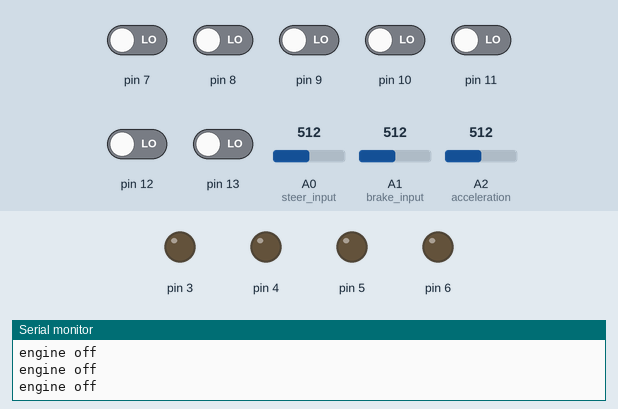
Simulated run of this sketch. Board: Arduino Uno, built with avr-gcc and run on an emulated ATmega328P. On the bench: output pins drawn as LEDs (lit = HIGH), the last lines printed to the serial monitor. Dashed ring = blinking. The test bench sets the inputs (shaded band); at power-on: pin 7–13 LOW, A0 (steer_input) = 512, A1 (brake_input) = 512, A2 (acceleration) = 512.

Above: at 1.2 s.
1.3 s: pin 13 driven HIGH
3.6 s: pin 10 driven HIGH
At 4.0 s:
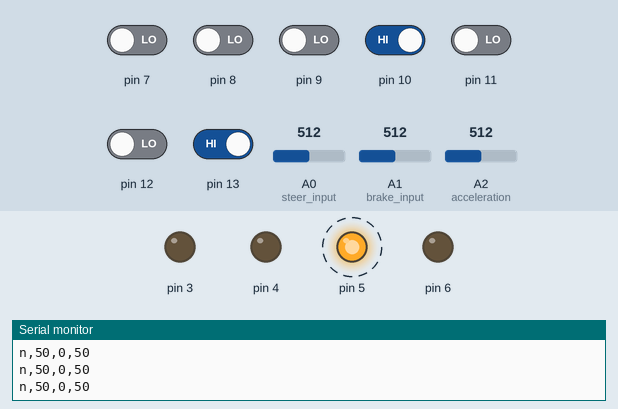
6.6 s: pin 10 driven LOW
At 7.2 s:
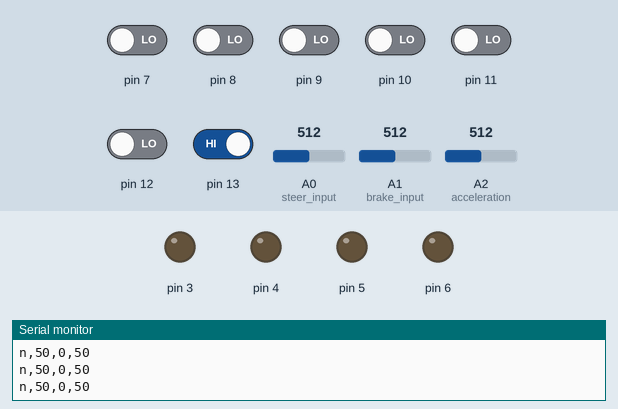
8.1 s: pin 11 driven HIGH
At 8.7 s:
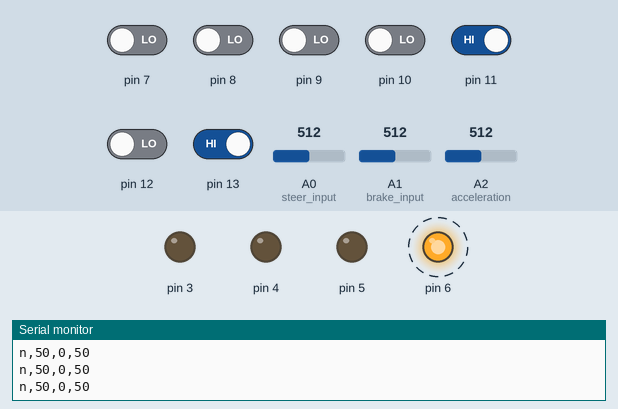
11.1 s: pin 11 driven LOW
At 11.7 s:
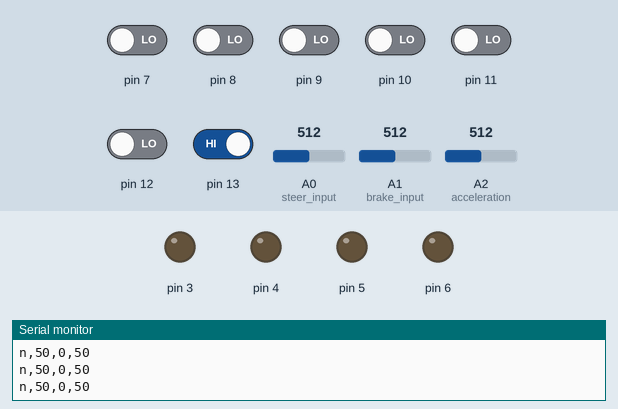
12.6 s: pin 12 driven HIGH
At 13.2 s:
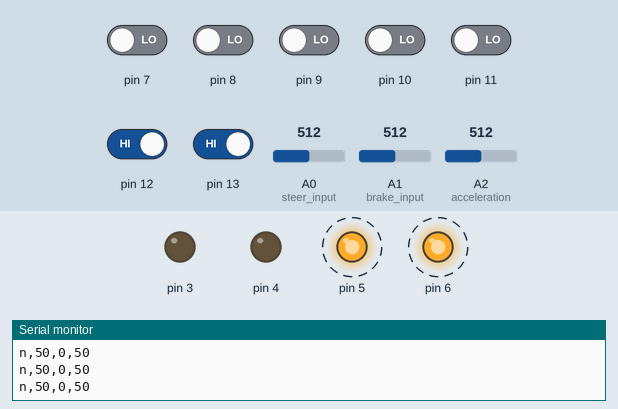
Timing chart, 0 to 16.6 s (numbered marks = the images above; inputs shaded):
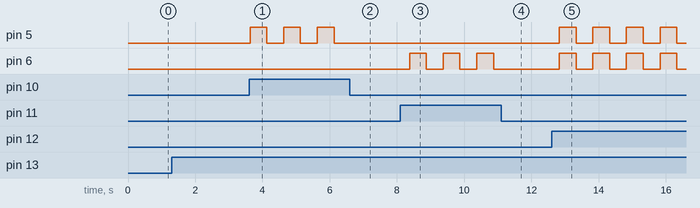

Measured:
- after the input at 3.6 s, pin 5: alternates HIGH for 0.50 s and LOW for 0.50 s, starting at once
- after the input at 6.6 s, pin 5: stays LOW (without the input it goes to HIGH after 0.03 s)
- after the input at 8.1 s, pin 6: alternates HIGH for 0.50 s and LOW for 0.50 s, starting after 0.28 s
- after the input at 11.1 s, pin 6: stays LOW (without the input it goes to HIGH after 0.28 s)
- after the input at 12.6 s, pin 5, pin 6: alternates HIGH for 0.50 s and LOW for 0.50 s, starting after 0.23 s

The sketch:

testcode.ino
```cpp
//led ls rs bl  r f n   to rs ls bs
//     6 5  3,4 7, 8, 9 13  10 11 12
float steer;
float brake;
float acceleration;
String gear="n";
String all="";
//done
void setup() {
  // put your setup code here, to run once:
  Serial.begin(19200);
  for (int i=3;i<7;i++){
    pinMode(i,OUTPUT);
    }
  for (int j=7; j<14; j++){
    pinMode(j,INPUT);
  }
  pinMode(A0, INPUT); //steer input
  pinMode(A1, INPUT); //brake input
  pinMode(A2, INPUT); //acceleration
}

void loop() {
  // switch for all circuit.

    if (digitalRead(13)){

      //left side
      if (digitalRead(11)){
        while(digitalRead(11)){
          digitalWrite(6, HIGH);
          delay(500);
          digitalWrite(6, LOW);
          delay(500);
        }
      }
      else if (!digitalRead(11)) {
        digitalWrite(6, LOW);
      }

      //right side
      if (digitalRead(10)){
        while(digitalRead(10)){
          digitalWrite(5, HIGH);
          delay(500);
          digitalWrite(5, LOW);
          delay(500);
        }

      }
      else if (!digitalRead(10)) {
        digitalWrite(5, LOW);
      }

      //hazard light
      if (digitalRead(12)){
        while(digitalRead(12)){
          digitalWrite(5, HIGH);
          digitalWrite(6, HIGH);
          delay(500);
          digitalWrite(5, LOW);
          digitalWrite(6, LOW);
          delay(500);
        }
      }
      else if (!digitalRead(12)) {
        digitalWrite(5, LOW);
        digitalWrite(6, LOW);
      }
      //reverse/forward/neutral
      if (digitalRead(7)){
//        Serial.println("r");
        gear = "r";
      }
      if (digitalRead(8)) {
//        Serial.println("f");
        gear = "f";
      }
      if(digitalRead(9)){
//        Serial.println("n");
        gear = "n";
      }
      delay(20);

      //steer
      steer = map(analogRead(A0), 0,1023, -100,100);
//      Serial.println(steer);
      delay(20);

      //acceleration
      acceleration = map(analogRead(A1), 0,1023, 0,100);
//      Serial.println(accelaration);
      delay(20);

      //brake
      brake = map(analogRead(A2), 0,1023, 0,100);
//      Serial.print(brake);
      delay(200);
      all+=gear;
      all+=",";
      all+=int(acceleration);
      all+=",";
      all+=int(steer);
      all+=",";
      all+=int(brake);
      Serial.println(all);
      steer, acceleration, brake = 0;
  }
  else {
    Serial.println("engine off");
    all="";
    delay(20);
  }
  all="";
  delay(30);
}
```
